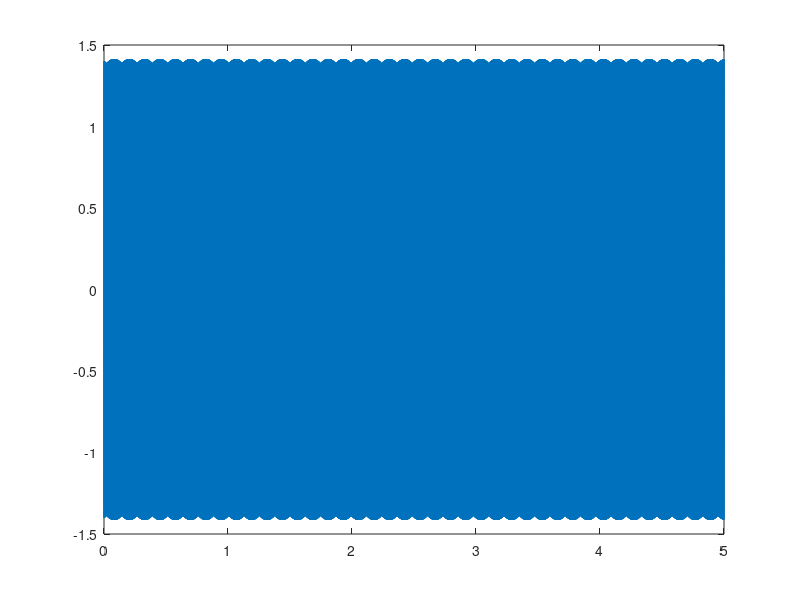
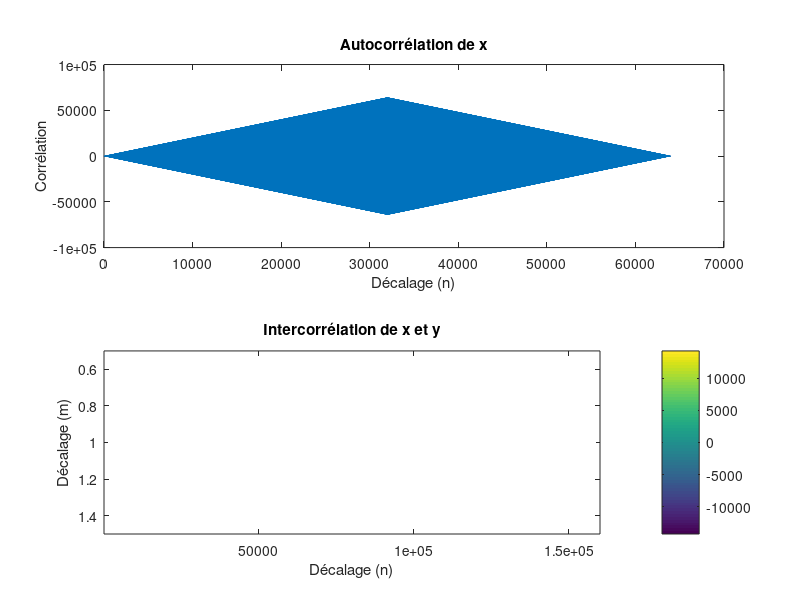

MATLAB code for these plots, in order: (Note: this script raises an error after producing the figures.)
%G3E_Champagne_Mathis.m 
%Fichier matlab contenant les réponses aux questions A à F de la section 2.6 du livrable
%APP signal (2022)
%Mathis Champagne

clear variables;
clc;
close all;


%% A
% Définition des paramètres du signal
f0 = 1e3;           % fréquence en Hz
A = 2;              % amplitude en V
Fe = 16e3;          % fréquence d'échantillonnage en Hz
Te = 1 / Fe;        % période d'échantillonnage en s
D = 2;              % durée en s

% Calcul du nombre d'échantillons N
N = D * Fe;

% Génération du signal x(nTe)
n = 0:N-1;
x = A * sin(2*pi*f0*n*Te);

% Affichage des 5 premières périodes du signal
T0 = 1 / f0;
n_periods = 5;
n_samples_to_display = n_periods * T0 / Te;

figure;
plot(n(1:n_samples_to_display), x(1:n_samples_to_display));
title('Signal sinusoïdal discret');
xlabel('Temps (s)');
ylabel('Amplitude (V)');



%% B
V_moyenne = mean(x); %valeur moyenne
Px = x.*x;   %puissance instantannée
M_Px = mean(Px); %puissance moyenne
Veff  = sqrt(M_Px); %valeur efficace

disp('Signal x')
Msge = ['X1 : Vmoy= ',num2str(V_moyenne), 'V   Pmoy= ',num2str(M_Px), 'W  Veff= ',num2str(Veff), 'V'];
disp(Msge)



%% C
%1.
x3 = abs(x);
plot(n(1:n_samples_to_display), x3(1:n_samples_to_display))
V_moyenne = mean(x3); %valeur moyenne
Px = x3.*x3;   %puissance instantannée
M_Px = mean(Px); %puissance moyenne
Veff  = sqrt(M_Px); %valeur efficace

disp('Signal x3')
Msge = ['X1 : Vmoy= ',num2str(V_moyenne), 'V   Pmoy= ',num2str(M_Px), 'W  Veff= ',num2str(Veff), 'V'];
disp(Msge)

%2.
%temps d'échantillonnage
Fs = 1000; % Hz
%durée du signal
T = 5; % secondes
% période du signal
T0 = 1; % secondes
%vecteur temps
t = 0:1/Fs:T-1/Fs;
% Initialiser le signal à 0
x4 = zeros(size(t));
% Calcul du signal à partir des conditions de l'énoncé 
for n = 1:length(t)
    if mod(t(n), T0) <= T0/2
        x4(n) = 2;
    else
        x4(n) = 0.5;
    end
end
V_moyenne = mean(x4); %valeur moyenne
Px = x4.*x4;   %puissance instantannée
M_Px = mean(Px); %puissance moyenne
Veff  = sqrt(M_Px); %valeur efficace

disp('Signal x4')
Msge = ['X1 : Vmoy= ',num2str(V_moyenne), 'V   Pmoy= ',num2str(M_Px), 'W  Veff= ',num2str(Veff), 'V'];
disp(Msge)

%% D
NBP = round(T0/Te);
NBP5=NBP*5; % nombre de point sur 5 période du signal
t5p=(1:NBP5)*Te;

B = 1.414;  %B = √(2×10^((𝑃−30)/10)), avec P = 32 DBM, on trouve: B=1.414.

S = pi/3; 
 
y = B * sin((2 * 3.14 * 1 * 10^3 * t5p) + S);
plot(t5p,y);


%% E

Rxx = xcorr(x);
Rxy = xcorr(x, y);
figure;
subplot(2,1,1);
plot(Rxx);
title('Autocorrélation de x');
xlabel('Décalage (n)');
ylabel('Corrélation');
subplot(2,1,2);
imagesc(Rxy);
title('Intercorrélation de x et y');
xlabel('Décalage (n)');
ylabel('Décalage (m)');
colorbar;

%% F

%Variables et calculs

% Charger le signal
[x, Fs] = audioread('MarteauPiqueur01.mp3');
%[x, Fs] = audioread('Jardin01.mp3');
%[x, Fs] = audioread('Jardin02.mp3');
%[x, Fs] = audioread('Ville01.mp3');
nbr = length(x);

Te = 1/Fs;

t = (0:nbr-1)*Te;

% Durée de la demi fenêtre d'estimation de la puissance
dFen = 0.02; % demi fenetre de 20 millisecondes

% Convertion de dFen en nombre d'échantillons K
K = round(dFen * Fs);

% Initialisation de la matrice de puissance
powerMatrix = zeros(length(x), 1);
powerMatrixDbm = zeros(length(x), 1);

% Calculer la puissance du signal
for n = K+1:nbr-K
    % Appliquer la formule de la puissance (en W)
    power = (1 / (2*K+1)) * sum(x(n-K:n+K).^2);

    % Convertir la puissance en dBm
    power_dBm = 10*log10(power) + 30;
    
    % Ajouter la puissance à la matrice de puissance (en W)
    powerMatrix(n) = power;
    powerMatrixDbm(n) = power_dBm;
end

%Affichage des graphiques

figure(1);

subplot(3, 1, 1);
% Plot du signal original
plot(t, x);
xlabel('Temps (s)');
ylabel('Amplitude');
title('Signal original du marteau piqueur');

subplot(3, 1, 2);
%plot de la puissance (Watt)
plot(t, powerMatrix);
xlabel('Temps (s)');
ylabel('Puissance (Watt)');
title('Puissance du signal');

subplot(3, 1, 3);
%plot de la puissance (DBM)
plot(t, powerMatrixDbm);
xlabel('Temps (s)');
ylabel('Puissance (dBm)');
title('Puissance du signal');
